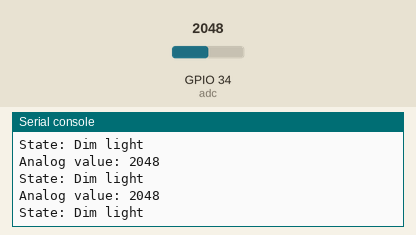
The program below on a simulated ESP32 board running MicroPython. On the bench: the last lines printed to the serial console. The inputs (shaded band) are chosen by the test bench; at power-on: GPIO 34 (adc) = 2048 (analog values on the 0–4095 scale).

Above: at 1.2 s.
1.3 s: GPIO 34 (adc) set to 2933
At 1.8 s:
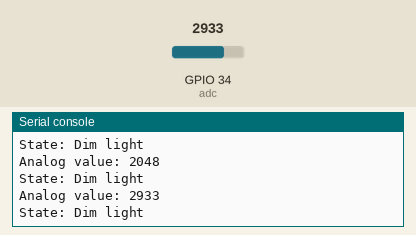
2.8 s: GPIO 34 (adc) set to 3064
At 3.4 s:
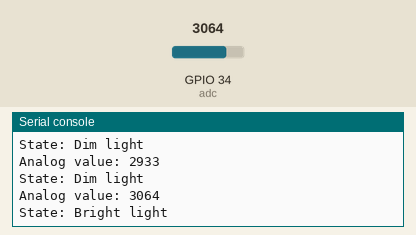
Timing chart, 0 to 5.8 s (numbered marks = the images above; inputs shaded):
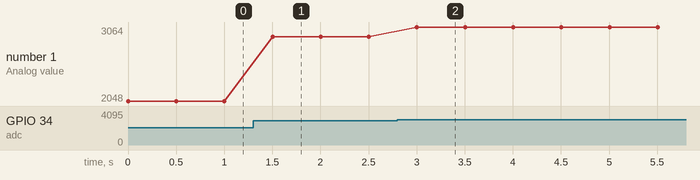

The program:

KY-018.py
```python
from machine import Pin, ADC
from time import sleep

adc = ADC(Pin(34))
adc.atten(ADC.ATTN_11DB)

while True:
    light_value = adc.read()

    print(f"Analog value: {light_value}")

    if light_value < 500:
        print("State: Darkness")
    elif light_value < 3000:
        print("State: Dim light")
    else:
        print("State: Bright light")

    sleep(0.5)
```

Measured:
- the behaviour switches between 2999 and 3000 on GPIO 34 (adc) (found by bisection; images 1 and 2)
- after the input at 1.3 s, the serial console: prints a new line after 0.20 s (image 1)
- after the input at 2.8 s, the serial console: prints a new line after 0.20 s (image 2)
- plotted number 1: 2048 → 2933 after the input at 1.3 s, 2933 → 3064 after the input at 2.8 s
